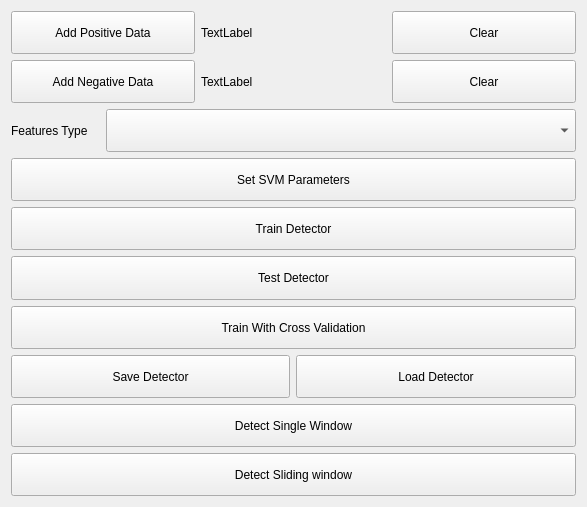
<?xml version="1.0" encoding="UTF-8"?>
<ui version="4.0">
 <class>MainWindow</class>
 <widget class="QMainWindow" name="MainWindow">
  <property name="geometry">
   <rect>
    <x>0</x>
    <y>0</y>
    <width>587</width>
    <height>507</height>
   </rect>
  </property>
  <property name="windowTitle">
   <string>My Person detection Trainer</string>
  </property>
  <property name="styleSheet">
   <string notr="true"/>
  </property>
  <widget class="QWidget" name="centralWidget">
   <layout class="QGridLayout" name="gridLayout">
    <item row="1" column="0">
     <layout class="QGridLayout" name="gridLayout_2">
      <item row="4" column="0" colspan="6">
       <widget class="QPushButton" name="pushButton_7">
        <property name="sizePolicy">
         <sizepolicy hsizetype="Minimum" vsizetype="MinimumExpanding">
          <horstretch>0</horstretch>
          <verstretch>0</verstretch>
         </sizepolicy>
        </property>
        <property name="text">
         <string>Train Detector</string>
        </property>
       </widget>
      </item>
      <item row="5" column="0" colspan="6">
       <widget class="QPushButton" name="pushButton_9">
        <property name="sizePolicy">
         <sizepolicy hsizetype="Minimum" vsizetype="MinimumExpanding">
          <horstretch>0</horstretch>
          <verstretch>0</verstretch>
         </sizepolicy>
        </property>
        <property name="text">
         <string>Test Detector</string>
        </property>
       </widget>
      </item>
      <item row="9" column="0" colspan="6">
       <widget class="QPushButton" name="pushButton_10">
        <property name="sizePolicy">
         <sizepolicy hsizetype="Minimum" vsizetype="MinimumExpanding">
          <horstretch>0</horstretch>
          <verstretch>0</verstretch>
         </sizepolicy>
        </property>
        <property name="text">
         <string>Detect Single Window</string>
        </property>
       </widget>
      </item>
      <item row="7" column="0" colspan="3">
       <widget class="QPushButton" name="pushButton_5">
        <property name="sizePolicy">
         <sizepolicy hsizetype="Minimum" vsizetype="MinimumExpanding">
          <horstretch>0</horstretch>
          <verstretch>0</verstretch>
         </sizepolicy>
        </property>
        <property name="text">
         <string>Save Detector</string>
        </property>
       </widget>
      </item>
      <item row="1" column="4" colspan="2">
       <widget class="QPushButton" name="pushButton_4">
        <property name="sizePolicy">
         <sizepolicy hsizetype="Minimum" vsizetype="MinimumExpanding">
          <horstretch>0</horstretch>
          <verstretch>0</verstretch>
         </sizepolicy>
        </property>
        <property name="text">
         <string>Clear</string>
        </property>
       </widget>
      </item>
      <item row="3" column="0" colspan="6">
       <widget class="QPushButton" name="pushButton_8">
        <property name="sizePolicy">
         <sizepolicy hsizetype="Minimum" vsizetype="MinimumExpanding">
          <horstretch>0</horstretch>
          <verstretch>0</verstretch>
         </sizepolicy>
        </property>
        <property name="text">
         <string>Set SVM Parameters</string>
        </property>
       </widget>
      </item>
      <item row="7" column="3" colspan="3">
       <widget class="QPushButton" name="pushButton_6">
        <property name="sizePolicy">
         <sizepolicy hsizetype="Minimum" vsizetype="MinimumExpanding">
          <horstretch>0</horstretch>
          <verstretch>0</verstretch>
         </sizepolicy>
        </property>
        <property name="text">
         <string>Load Detector</string>
        </property>
       </widget>
      </item>
      <item row="1" column="0" colspan="2">
       <widget class="QPushButton" name="pushButton_3">
        <property name="sizePolicy">
         <sizepolicy hsizetype="Minimum" vsizetype="MinimumExpanding">
          <horstretch>0</horstretch>
          <verstretch>0</verstretch>
         </sizepolicy>
        </property>
        <property name="text">
         <string>Add Negative Data</string>
        </property>
       </widget>
      </item>
      <item row="2" column="0">
       <widget class="QLabel" name="label">
        <property name="sizePolicy">
         <sizepolicy hsizetype="Minimum" vsizetype="MinimumExpanding">
          <horstretch>0</horstretch>
          <verstretch>0</verstretch>
         </sizepolicy>
        </property>
        <property name="text">
         <string>Features Type</string>
        </property>
       </widget>
      </item>
      <item row="1" column="2" colspan="2">
       <widget class="QLabel" name="NegLabel">
        <property name="sizePolicy">
         <sizepolicy hsizetype="Minimum" vsizetype="MinimumExpanding">
          <horstretch>0</horstretch>
          <verstretch>0</verstretch>
         </sizepolicy>
        </property>
        <property name="text">
         <string>TextLabel</string>
        </property>
       </widget>
      </item>
      <item row="0" column="4" colspan="2">
       <widget class="QPushButton" name="pushButton_2">
        <property name="sizePolicy">
         <sizepolicy hsizetype="Minimum" vsizetype="MinimumExpanding">
          <horstretch>0</horstretch>
          <verstretch>0</verstretch>
         </sizepolicy>
        </property>
        <property name="text">
         <string>Clear</string>
        </property>
       </widget>
      </item>
      <item row="2" column="1" colspan="5">
       <widget class="QComboBox" name="FeaturesTypeCombo">
        <property name="sizePolicy">
         <sizepolicy hsizetype="Minimum" vsizetype="MinimumExpanding">
          <horstretch>0</horstretch>
          <verstretch>0</verstretch>
         </sizepolicy>
        </property>
       </widget>
      </item>
      <item row="6" column="0" colspan="6">
       <widget class="QPushButton" name="pushButton_12">
        <property name="sizePolicy">
         <sizepolicy hsizetype="Minimum" vsizetype="MinimumExpanding">
          <horstretch>0</horstretch>
          <verstretch>0</verstretch>
         </sizepolicy>
        </property>
        <property name="text">
         <string>Train With Cross Validation</string>
        </property>
       </widget>
      </item>
      <item row="0" column="0" colspan="2">
       <widget class="QPushButton" name="pushButton">
        <property name="sizePolicy">
         <sizepolicy hsizetype="Minimum" vsizetype="MinimumExpanding">
          <horstretch>0</horstretch>
          <verstretch>0</verstretch>
         </sizepolicy>
        </property>
        <property name="text">
         <string>Add Positive Data</string>
        </property>
       </widget>
      </item>
      <item row="0" column="2" colspan="2">
       <widget class="QLabel" name="PosLabel">
        <property name="sizePolicy">
         <sizepolicy hsizetype="Minimum" vsizetype="MinimumExpanding">
          <horstretch>0</horstretch>
          <verstretch>0</verstretch>
         </sizepolicy>
        </property>
        <property name="text">
         <string>TextLabel</string>
        </property>
       </widget>
      </item>
      <item row="10" column="0" colspan="6">
       <widget class="QPushButton" name="pushButton_13">
        <property name="sizePolicy">
         <sizepolicy hsizetype="Minimum" vsizetype="MinimumExpanding">
          <horstretch>0</horstretch>
          <verstretch>0</verstretch>
         </sizepolicy>
        </property>
        <property name="text">
         <string>Detect Sliding window</string>
        </property>
       </widget>
      </item>
     </layout>
    </item>
   </layout>
  </widget>
 </widget>
 <layoutdefault spacing="6" margin="11"/>
 <resources/>
 <connections>
  <connection>
   <sender>pushButton</sender>
   <signal>clicked()</signal>
   <receiver>MainWindow</receiver>
   <slot>addPos()</slot>
   <hints>
    <hint type="sourcelabel">
     <x>52</x>
     <y>50</y>
    </hint>
    <hint type="destinationlabel">
     <x>7</x>
     <y>64</y>
    </hint>
   </hints>
  </connection>
  <connection>
   <sender>pushButton_3</sender>
   <signal>clicked()</signal>
   <receiver>MainWindow</receiver>
   <slot>addNeg()</slot>
   <hints>
    <hint type="sourcelabel">
     <x>53</x>
     <y>85</y>
    </hint>
    <hint type="destinationlabel">
     <x>3</x>
     <y>92</y>
    </hint>
   </hints>
  </connection>
  <connection>
   <sender>pushButton_2</sender>
   <signal>clicked()</signal>
   <receiver>MainWindow</receiver>
   <slot>clearPos()</slot>
   <hints>
    <hint type="sourcelabel">
     <x>576</x>
     <y>50</y>
    </hint>
    <hint type="destinationlabel">
     <x>527</x>
     <y>59</y>
    </hint>
   </hints>
  </connection>
  <connection>
   <sender>pushButton_4</sender>
   <signal>clicked()</signal>
   <receiver>MainWindow</receiver>
   <slot>clearNeg()</slot>
   <hints>
    <hint type="sourcelabel">
     <x>576</x>
     <y>97</y>
    </hint>
    <hint type="destinationlabel">
     <x>526</x>
     <y>90</y>
    </hint>
   </hints>
  </connection>
  <connection>
   <sender>pushButton_8</sender>
   <signal>clicked()</signal>
   <receiver>MainWindow</receiver>
   <slot>setSVMParams()</slot>
   <hints>
    <hint type="sourcelabel">
     <x>50</x>
     <y>193</y>
    </hint>
    <hint type="destinationlabel">
     <x>5</x>
     <y>144</y>
    </hint>
   </hints>
  </connection>
  <connection>
   <sender>pushButton_7</sender>
   <signal>clicked()</signal>
   <receiver>MainWindow</receiver>
   <slot>train()</slot>
   <hints>
    <hint type="sourcelabel">
     <x>51</x>
     <y>240</y>
    </hint>
    <hint type="destinationlabel">
     <x>1</x>
     <y>167</y>
    </hint>
   </hints>
  </connection>
  <connection>
   <sender>pushButton_9</sender>
   <signal>clicked()</signal>
   <receiver>MainWindow</receiver>
   <slot>test()</slot>
   <hints>
    <hint type="sourcelabel">
     <x>58</x>
     <y>287</y>
    </hint>
    <hint type="destinationlabel">
     <x>6</x>
     <y>200</y>
    </hint>
   </hints>
  </connection>
  <connection>
   <sender>pushButton_12</sender>
   <signal>clicked()</signal>
   <receiver>MainWindow</receiver>
   <slot>crossValidate()</slot>
   <hints>
    <hint type="sourcelabel">
     <x>92</x>
     <y>334</y>
    </hint>
    <hint type="destinationlabel">
     <x>6</x>
     <y>235</y>
    </hint>
   </hints>
  </connection>
  <connection>
   <sender>pushButton_5</sender>
   <signal>clicked()</signal>
   <receiver>MainWindow</receiver>
   <slot>saveSVM()</slot>
   <hints>
    <hint type="sourcelabel">
     <x>51</x>
     <y>381</y>
    </hint>
    <hint type="destinationlabel">
     <x>5</x>
     <y>265</y>
    </hint>
   </hints>
  </connection>
  <connection>
   <sender>pushButton_6</sender>
   <signal>clicked()</signal>
   <receiver>MainWindow</receiver>
   <slot>loadSVM()</slot>
   <hints>
    <hint type="sourcelabel">
     <x>576</x>
     <y>381</y>
    </hint>
    <hint type="destinationlabel">
     <x>525</x>
     <y>265</y>
    </hint>
   </hints>
  </connection>
  <connection>
   <sender>pushButton_10</sender>
   <signal>clicked()</signal>
   <receiver>MainWindow</receiver>
   <slot>detectSingleWindow()</slot>
   <hints>
    <hint type="sourcelabel">
     <x>43</x>
     <y>428</y>
    </hint>
    <hint type="destinationlabel">
     <x>3</x>
     <y>300</y>
    </hint>
   </hints>
  </connection>
  <connection>
   <sender>FeaturesTypeCombo</sender>
   <signal>currentIndexChanged(int)</signal>
   <receiver>MainWindow</receiver>
   <slot>setFeaturesType(int)</slot>
   <hints>
    <hint type="sourcelabel">
     <x>504</x>
     <y>125</y>
    </hint>
    <hint type="destinationlabel">
     <x>526</x>
     <y>125</y>
    </hint>
   </hints>
  </connection>
  <connection>
   <sender>pushButton_13</sender>
   <signal>clicked()</signal>
   <receiver>MainWindow</receiver>
   <slot>detectSlidingWindowBatch()</slot>
   <hints>
    <hint type="sourcelabel">
     <x>22</x>
     <y>475</y>
    </hint>
    <hint type="destinationlabel">
     <x>2</x>
     <y>351</y>
    </hint>
   </hints>
  </connection>
 </connections>
 <slots>
  <slot>addPos()</slot>
  <slot>addNeg()</slot>
  <slot>clearPos()</slot>
  <slot>clearNeg()</slot>
  <slot>setSVMParams()</slot>
  <slot>train()</slot>
  <slot>test()</slot>
  <slot>crossValidate()</slot>
  <slot>saveSVM()</slot>
  <slot>loadSVM()</slot>
  <slot>detectSingleWindow()</slot>
  <slot>detectSlidingWindow()</slot>
  <slot>setFeaturesType(int)</slot>
  <slot>detectSlidingWindowBatch()</slot>
 </slots>
</ui>
